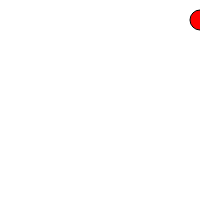
Frame 1 (no input)
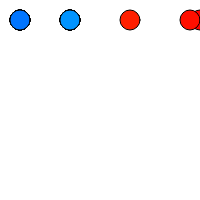
Frame 60 (no input)
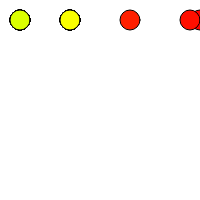
Frame 120 (the mouse pressed at the canvas centre since frame 60)

The p5.js sketch that drew these frames (run headless with seeded random() and noise() and a simulated clock; from frame 60 on, the mouse is pressed at the canvas centre):

// p5.js sketch
// ── sketch.js
var circleX;
var circleY;
life = 0;
var directionX = -5;
speed = 2;


function setup() {
  createCanvas(200,200);
  circleX = width;
  circleY = 50;
  
}

function draw() {
  // background(255);
  
  colorMode(HSB,100);
  fill(life, 100,100);
  life = life+1;
  
  ellipse(circleX, 20,20,20);
  circleX = circleX + directionX*speed; //negative 1 every frame
  if (circleX < 0){
    directionX= -directionX; 
     }
  if (circleX > width){
    directionX = -directionX;
  }
  
  speed = speed+10;
  if (life == 100){
    life = 0;
  }
 
  
}
